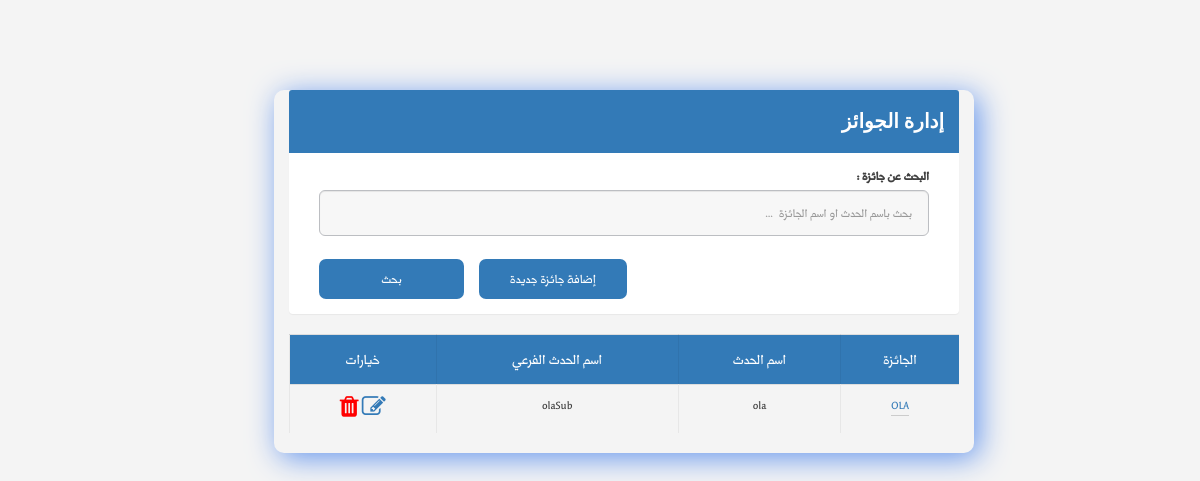
/managePrize.php?searshValue=ola, run on the app's committed database.
### tables this page shows
CREATE TABLE `prize` (
  `Prize_ID` int(11) NOT NULL,
  `namePrize` varchar(100) NOT NULL,
  `numOfPrize` int(11) NOT NULL,
  `event_ID` int(11) NOT NULL,
  `subevent_ID` int(11) DEFAULT NULL
);

CREATE TABLE `event` (
  `event_ID` int(5) NOT NULL,
  `name_Event` varchar(30) NOT NULL,
  `descrption_Event` varchar(200) NOT NULL,
  `sartDate_Event` date NOT NULL,
  `endDate_Event` date NOT NULL,
  `location_Event` varchar(30) NOT NULL,
  `organization_name_Event` varchar(30) NOT NULL,
  `eventLink` varchar(140) NOT NULL,
  `maxNumOfAttendee` int(11) NOT NULL,
  `organizer_ID` int(11) NOT NULL,
  `VIPCode` int(5) NOT NULL
);

CREATE TABLE `subevent` (
  `subevent_ID` int(6) NOT NULL,
  `event_ID` int(5) NOT NULL,
  `nameSubEvent` varchar(30) NOT NULL,
  `description_subevent` varchar(150) NOT NULL
);

### managePrize.php (the view, shortened to what this page needs)
<?php
require_once 'php/connectTosql.php';
    $organizerid=$_SESSION['organizerID'];
if (isset($_GET['searshValue']) && $_GET['searshValue'] != '') {
    $sershValue = $_GET['searshValue'];
    $sql =  "SELECT ev.name_Event,pr.prize_ID ,pr.namePrize ,pr.subevent_ID
    FROM event ev INNER JOIN prize pr ON ev.event_ID = pr.event_ID
    where ev.organizer_ID = '$organizerid'and name_Event like '%$sershValue%' or namePrize like '%$sershValue%' " ;
    $query = mysqli_query($con, $sql) or die(mysqli_error($con));
}else
{
$sql =  "SELECT ev.name_Event,pr.prize_ID ,pr.namePrize ,pr.subevent_ID
FROM event ev INNER JOIN prize pr ON ev.event_ID = pr.event_ID
where ev.organizer_ID = '$organizerid'" ;
$query = mysqli_query($con, $sql) or die(mysqli_error($con));
    }
?>
<html>
<head>
<link rel="stylesheet" href="https://unpkg.com/purecss@1.0.0/build/pure-min.css">
<link rel="stylesheet" href="css/layouts/custom.css">
<link rel="stylesheet" href="css/font-awesome.min.css">
<link rel="stylesheet" href="css/icon.css">
<link rel="stylesheet" href="css/bootstrap.min.css">
<link rel="stylesheet" href="css/main-rtl.css">
</head>
<body>
    <div class="mainContent">
        <div class="container">
            <div class="panel panel-primary">
                <div class="panel-heading">
                    <h4 class="panelTitle">إدارة الجوائز</h4>
                </div>
                <div class="panel-body">
                    <form action="managePrize.php" class="mangePrizeFrm" method="Get">
                        <div class="col-md-12">
                            <div class="form-group form-group-lg">
                                <label for="eventName" class="control-label">البحث عن جائزة : </label>
                                <input type="text" class="form-control" id="txtSearshValue" name="searshValue" placeholder="بحث باسم الحدث او اسم الجائزة  ...">
                            </div>
                        </div>
                        <div class="col-md-12">
                            <div class="form-group form-group-lg">
                                <input type="submit" value="بحث" name="update" class="btn btn-nor-primary btn-sm" style="width:145px">
                                <a class="btn btn-nor-primary btn-sm" href="addPrize.php"> إضافة جائزة جديدة</a>
                            </div>
                        </div>
                    </form>
                </div>
            </div>
            <table class="table table-striped">
                <tr>
                    <th>  الجائزة  </th>
                    <th>  اسم الحدث</th>
                    <th>  اسم الحدث الفرعي </th>
                    <th> خيارات </th>
                </tr>
<?php
while ($row = mysqli_fetch_array($query)):
$subeventid=$row['subevent_ID'];
 echo "<tr>";
 echo "<td><a  href='prizeDetails.php?prizeId=" . $row['prize_ID'] . "'>" . $row['namePrize'] . "</a></td>";
 echo "<td>" . $row['name_Event'] . "</td>";
 $querysub = mysqli_query($con, "SELECT nameSubEvent ,subevent_ID from subevent where subevent_ID= '$subeventid'") or die(mysqli_error($con));
 $rows =mysqli_fetch_array($querysub) ;
    if($rows[0] !=""){
     echo "<td>" . $rows[0] . "</td>";
    }
     else  echo "<td> لا يوجد </td>";
 echo "<td> <a id='aEditsubEvent' href='editPrize.php?prizeId=" . $row['prize_ID'] . "'><span class='fa fa-edit' style='font-size:24px;'></span></a>
		        <a href='#' id='aDeletPrize' class='adelete' data-id=" . $row['prize_ID'] . "><span  class=' fa fa-trash' style='font-size:24px;color:red;  '></span> </a></td>
		      </tr>";
      ?>
         <?php endwhile;?>
            </table>
        </div>
	</div>
</body>
</html>

### css/layouts/custom.css (style rules this page uses)
* { box-sizing: border-box; }
.mainContent { margin: 0; margin-right: 20%; width: 80%; height: 900px; }
.panel-primary { border-color: #337ab7; border: 0px !important; }
.form-group-lg .form-control { height: 46px; padding: 10px 16px; font-size: 17px !important; line-height: 1.3333333; border-radius: 6px; }
.panelTitle { font-weight: bold; font-size: 20px; font-family: 'Noto Nastaliq Urdu Draft', serif; text-decoration: none; }
.container { position: relative; left: 15%; top: 10%; z-index: 0; border-radius: 10px; box-shadow: 5px 5px 30px cornflowerblue; max-width: 700px; text-align: right; }
::placeholder { text-align: right; }
form .btn { float: left; }
body { margin: 0; }

### css/main-rtl.css (style rules this page uses)
body { background: #f4f4f4 url(../images/bg.jpg) center top no-repeat; background-size: 100% }
html, body { margin: 0; padding: 0 }
body { line-height: 1 }
table { border-collapse: collapse; border-spacing: 0 }
body { font-size: 14px; color: #404040; overflow: auto; margin: 0 auto; padding: 0; font-family: "Midan W20"; direction: rtl; min-width: 320px; max-width: 2200px }
a { text-decoration: none !important }
.form-control { background: #f7f7f7; border: 1px solid #bcbec2; }
.form-group label { font-size: 17px; position: relative; }
.btn, a { transition: all .3s ease; -webkit-transition: all .3s ease; -moz-transition: all .3s ease; -ms-transition: all .3s ease }
.btn-nor-primary, .btn-nor-primary:link, .btn-nor-primary:visited, .btn-nor-primary:focus { background: #337AB7 !important; border: 1px solid transparent; color: #fff !important; border-radius: 7px; margin-right: 15px; font-size: 18px; padding: 0 30px; height: 40px; line-height: 38px; }
.table th, .table td { text-align: right; vertical-align: middle }
.table th { background: #337AB7; color: #FFFFFF; font-weight: 400; font-size: 20px; }
.table th, .table td { padding: 10px !important }
.table td { font-size: 16px; }
.table tr th, .table tr td { border-left: 1px solid rgba(0, 0, 0, .05); text-align: center !important }
.form-group { position: relative; padding-bottom: 8px; }
.table tr td:first-child a, .table tr td:first-child a:visited { color: #337AB7; border-bottom: 1px solid #ccc }
@media (min-width: 992px) { .col-md-1, .col-md-10, .col-md-11, .col-md-12, .col-md-2, .col-md-3, .col-md-4, .col-md-5, .col-md-6, .col-md-7, .col-md-8, .col-md-9 { float: right !important } }

### data on the page
prize: namePrize "OLA", event_ID.name_Event "ola", subevent.nameSubEvent "olaSub"
